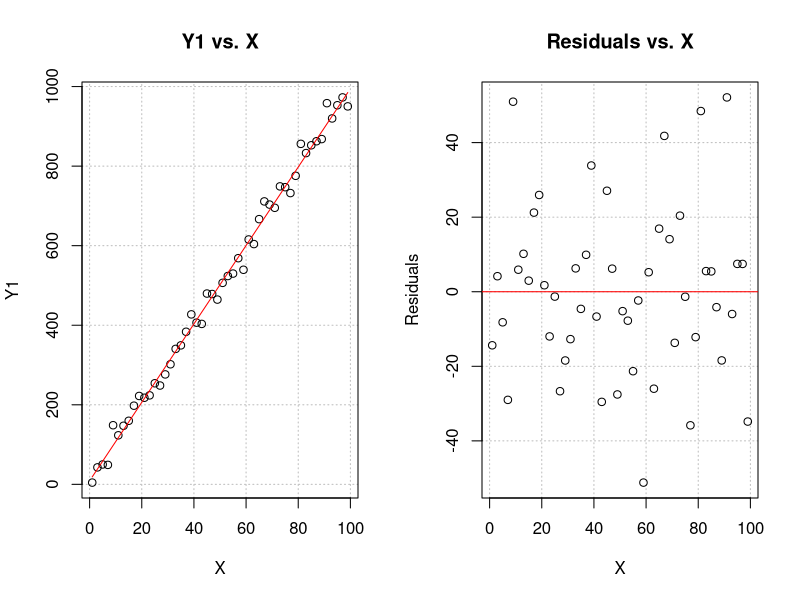
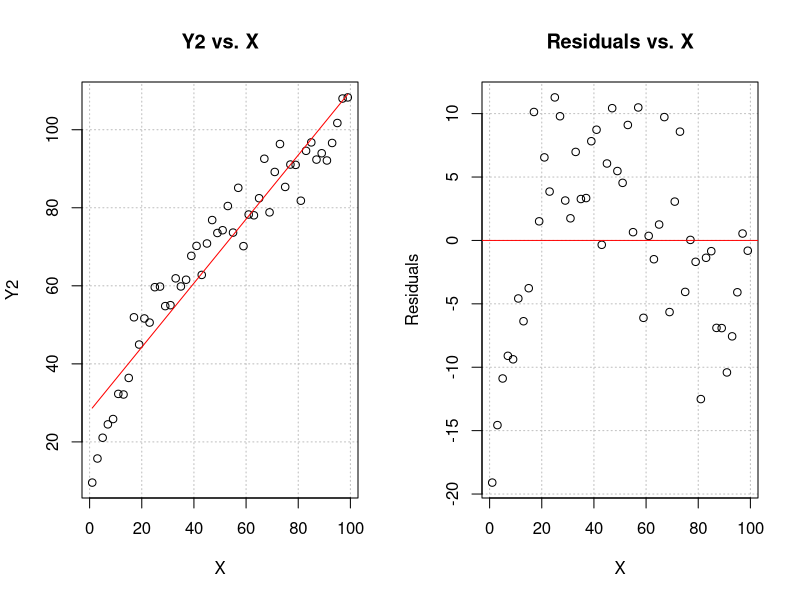
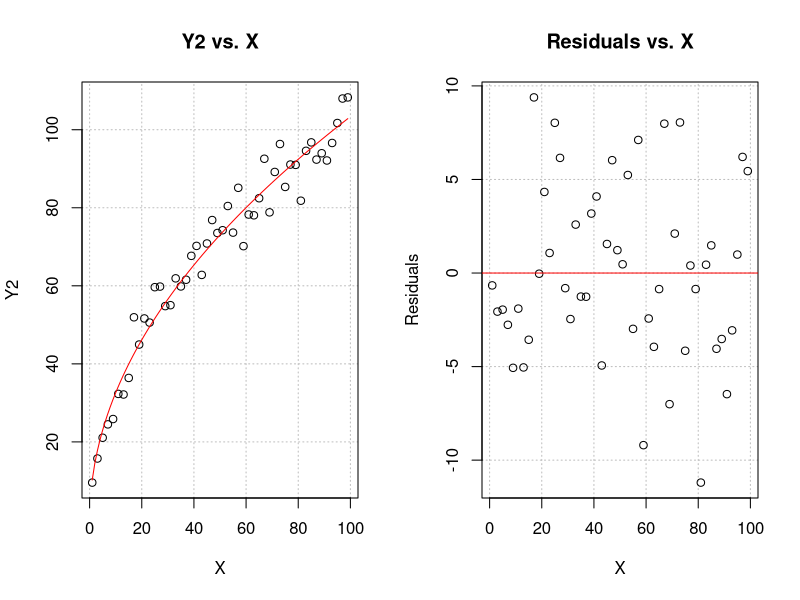
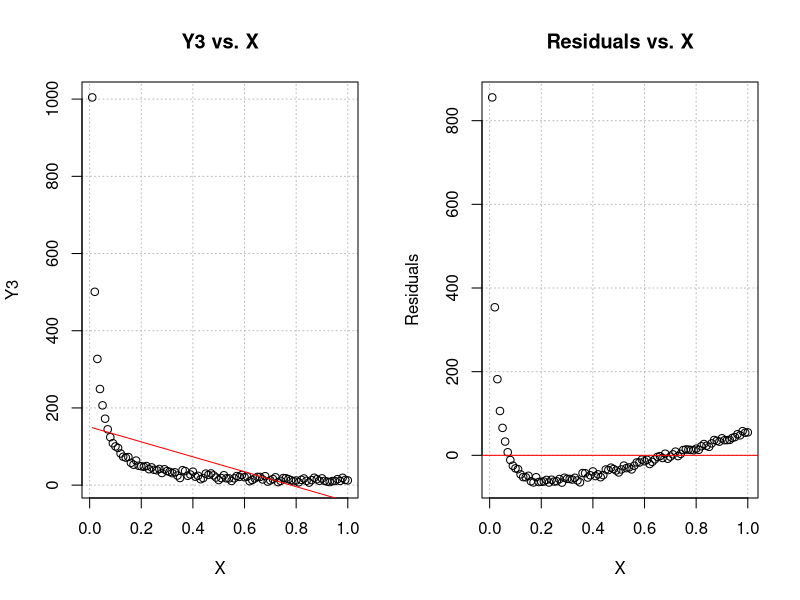
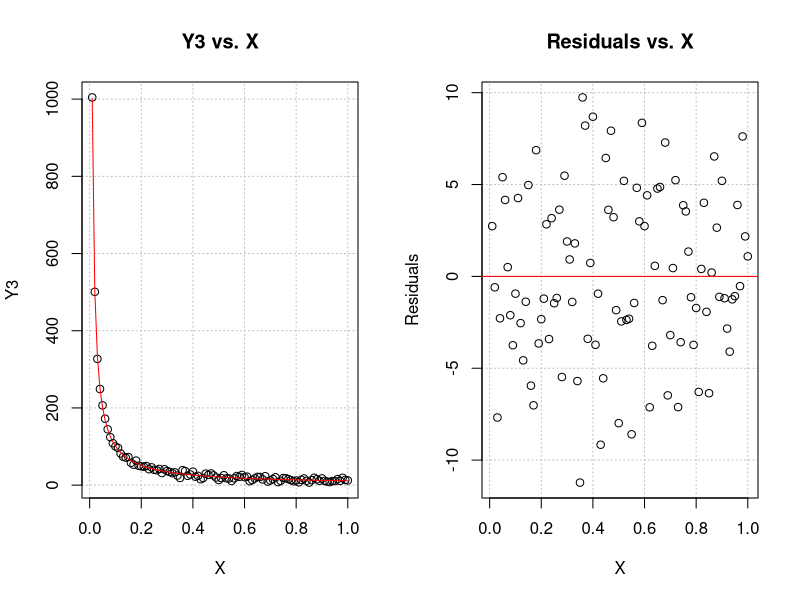

Write the R code that produced these figures, in order.
############################################################################
# NAME:  Chris Bilder                                                      #
# DATE:  7-19-06                                                           #
# PURPOSE: Show other examples of non-linear relationship                  #
#                                                                          #
# NOTES: 1)                                                                #
#                                                                          #
############################################################################

############################################################################
#Simulate data

  X<-seq(from = 1, to = 99, by = 2)
  set.seed(1719)  #Set seed so that I can reproduce the exact same results
  epsilon1<-rnorm(n = length(X), mean = 0, sd = 25)  #Simulate from N(0,25^2)
  epsilon2<-rnorm(n = length(X), mean = 0, sd = 5)   #Simulate from N(0,5^2)
  beta0<-2
  beta1<-10
  
  #Create response variable - notice how the mix of vectors and scalar quantities in creating the Y's
  Y1<-beta0 + beta1*X + epsilon1         #linear
  Y2<-beta0 + beta1*sqrt(X) + epsilon2      #non-linear

  head(data.frame(Y1, X))
  
###########################################################################
# Analyze Y1
    
  mod.fit<-lm(formula = Y1 ~ X)  #Do not need data = option since X and Y exist outside of one data set
  mod.fit$coefficients
  
  par(mfrow = c(1,2))
  plot(x = X, y = Y1, main = "Y1 vs. X", panel.first = grid(col = "gray", lty = "dotted"))
  curve(expr = mod.fit$coefficients[1] + mod.fit$coefficients[2]*x, col = "red", add = TRUE, from = min(X), to = max(X))
  #Population model
  #curve(expr = beta0 + beta1*x, col = "blue", add = TRUE, from = min(X), to = max(X))

  plot(x = X, y = mod.fit$residuals, ylab = "Residuals", main = "Residuals vs. X", panel.first = grid(col = "gray", lty = "dotted"))
  abline(h = 0, col = "red")



###########################################################################
# Analyze Y2

  mod.fit<-lm(formula = Y2 ~ X)  
  mod.fit$coefficients
  
  plot(x = X, y = Y2, main = "Y2 vs. X", panel.first = grid(col = "gray", lty = "dotted"))
  curve(expr = mod.fit$coefficients[1] + mod.fit$coefficients[2]*x, col = "red", add = TRUE, from = min(X), to = max(X))
  #Population model
  #curve(expr = beta0 + beta1*sqrt(x), col = "blue", add = TRUE, from = min(X), to = max(X))
  plot(x = X, y = mod.fit$residuals, ylab = "Residuals", main = "Residuals vs. X", panel.first = grid(col = "gray", lty = "dotted"))
  abline(h = 0, col = "red")

  #Try a transformation
  mod.fit<-lm(formula = Y2 ~ sqrt(X))  
  mod.fit$coefficients

  plot(x = X, y = Y2, main = "Y2 vs. X", panel.first = grid(col = "gray", lty = "dotted"))
  curve(expr = mod.fit$coefficients[1] + mod.fit$coefficients[2]*sqrt(x), col = "red", add = TRUE, from = min(X), to = max(X))
  plot(x = X, y = mod.fit$residuals, ylab = "Residuals", main = "Residuals vs. X", panel.first = grid(col = "gray", lty = "dotted"))
  abline(h = 0, col = "red")


###########################################################################
# Analyze Y3

  X<-seq(from = 0.01, to = 1, by = 0.01)
  set.seed(1278)  #Set seed so that I can reproduce the exact same results
  epsilon3<-rnorm(n = length(X), mean = 0, sd = 5)  #Simulate from N(0,5^2)
  beta0<-2
  beta1<-10
  
  #Create response variable - notice how the mix of vectors and scalar quantities in creating the Y's
  Y3<-beta0 + beta1*1/X + epsilon3      #non-linear

  mod.fit<-lm(formula = Y3 ~ X)  #Do not need data = option since X and Y exist outside of one data set
  mod.fit$coefficients
   
  plot(x = X, y = Y3, main = "Y3 vs. X", panel.first = grid(col = "gray", lty = "dotted"))
  curve(expr = mod.fit$coefficients[1] + mod.fit$coefficients[2]*x, col = "red", add = TRUE, from = min(X), to = max(X))
  #Population model
  #curve(expr = beta0 + beta1*1/x, col = "blue", add = TRUE, from = min(X), to = max(X))
  plot(x = X, y = mod.fit$residuals, ylab = "Residuals", main = "Residuals vs. X", panel.first = grid(col = "gray", lty = "dotted"))
  abline(h = 0, col = "red")

  #Try a transformation
  mod.fit<-lm(formula = Y3 ~ I(1/X))  
  mod.fit$coefficients

  plot(x = X, y = Y3, main = "Y3 vs. X", panel.first = grid(col = "gray", lty = "dotted"))
  curve(expr = mod.fit$coefficients[1] + mod.fit$coefficients[2]*1/x, col = "red", add = TRUE, from = min(X), to = max(X))
  plot(x = X, y = mod.fit$residuals, ylab = "Residuals", main = "Residuals vs. X", panel.first = grid(col = "gray", lty = "dotted"))
  abline(h = 0, col = "red")




#
